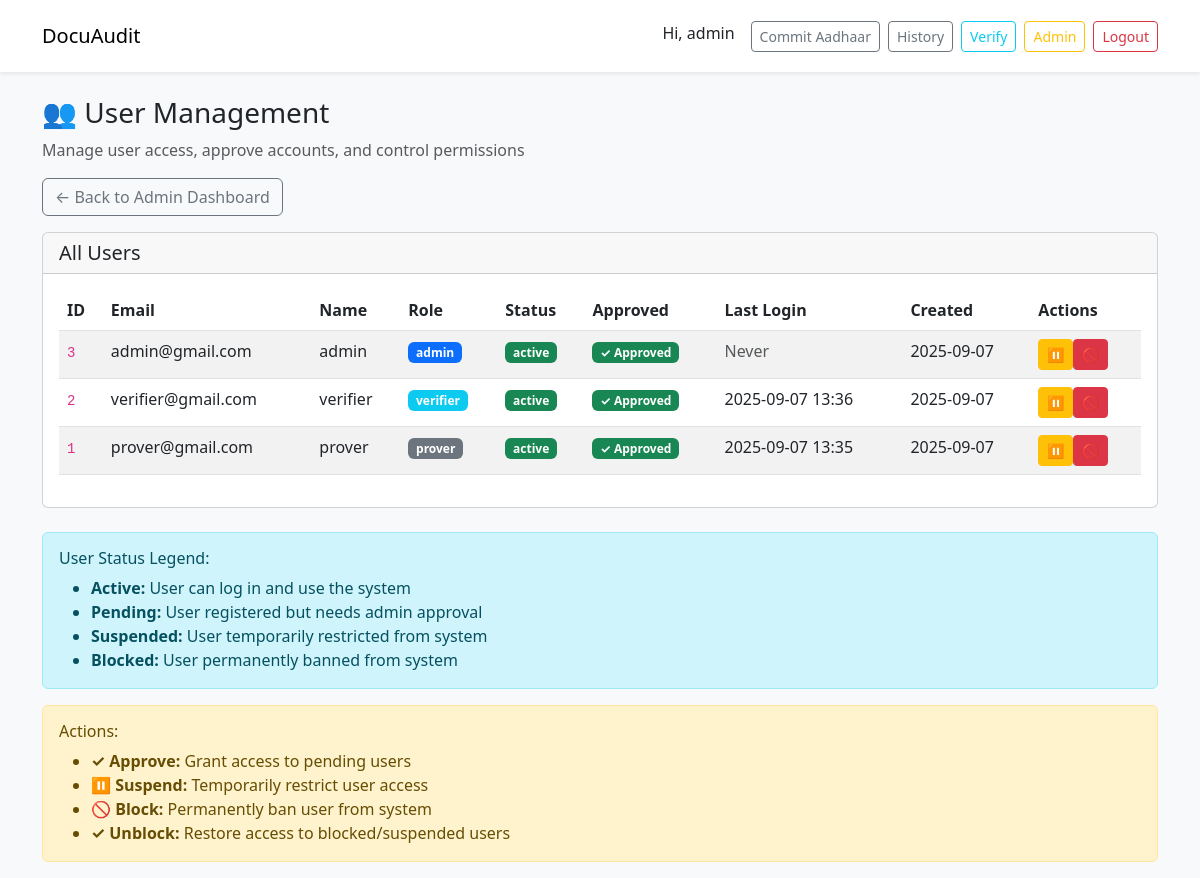
The app's page /admin/users (signed in) with its own data.
### app.py (models this page shows)
class User(UserMixin, db.Model):
    __tablename__ = "users"
    id = db.Column(db.Integer, primary_key=True)
    email = db.Column(db.String(255), unique=True, nullable=False)
    password_hash = db.Column(db.String(255), nullable=False)
    name = db.Column(db.String(255))
    role = db.Column(db.String(32), default="prover")  # prover, verifier, admin
    eth_address = db.Column(db.String(255), nullable=True)
    status = db.Column(db.String(32), default="active")  # active, pending, blocked, suspended
    is_approved = db.Column(db.Boolean, default=False)  # admin approval required
    last_login = db.Column(db.DateTime, nullable=True)
    created_at = db.Column(db.DateTime, default=datetime.utcnow)

### app.py (the view)
@app.route("/admin/users")
@login_required
def admin_users():
    if current_user.role != "admin":
        flash("Access denied. Admin role required.", "danger")
        return redirect(url_for("dashboard"))
    users = User.query.order_by(User.created_at.desc()).all()
    return render_template("admin_users.html", users=users)

### app.py (called while the page is built)
@login_manager.user_loader
def load_user(user_id):
    return User.query.get(int(user_id))

### templates/admin_users.html (shortened to what this page needs)
{% extends "base.html" %}
{% block body %}
<h3>👥 User Management</h3>
<p class="text-muted">Manage user access, approve accounts, and control permissions</p>
<div class="mb-3">
  <a href="{{ url_for('admin_dashboard') }}" class="btn btn-outline-secondary">← Back to Admin Dashboard</a>
</div>
<div class="card">
  <div class="card-header">
    <h5 class="mb-0">All Users</h5>
  </div>
  <div class="card-body">
    <div class="table-responsive">
      <table class="table table-striped">
        <thead>
          <tr>
            <th>ID</th>
            <th>Email</th>
            <th>Name</th>
            <th>Role</th>
            <th>Status</th>
            <th>Approved</th>
            <th>Last Login</th>
            <th>Created</th>
            <th>Actions</th>
          </tr>
        </thead>
        <tbody>
          {% for user in users %}
            <tr>
              <td><code>{{ user.id }}</code></td>
              <td>{{ user.email }}</td>
              <td>{{ user.name or 'N/A' }}</td>
              <td>
                <span class="badge bg-{{ 'primary' if user.role == 'admin' else 'info' if user.role == 'verifier' else 'secondary' }}">
                  {{ user.role }}
                </span>
              </td>
              <td>
                <span class="badge bg-{{ 'success' if user.status == 'active' else 'warning' if user.status == 'pending' else 'danger' }}">
                  {{ user.status }}
                </span>
              </td>
              <td>
                {% if user.is_approved %}
                  <span class="badge bg-success">✓ Approved</span>
                {% else %}
                  <span class="badge bg-warning">⏳ Pending</span>
                {% endif %}
              </td>
              <td>
                {% if user.last_login %}
                  {{ user.last_login.strftime('%Y-%m-%d %H:%M') }}
                {% else %}
                  <span class="text-muted">Never</span>
                {% endif %}
              </td>
              <td>{{ user.created_at.strftime('%Y-%m-%d') }}</td>
              <td>
                <div class="btn-group" role="group">
                  {% if user.status == 'active' %}
                    <form method="post" action="{{ url_for('admin_suspend_user', user_id=user.id) }}" class="d-inline">
                      <button type="submit" class="btn btn-sm btn-warning" title="Suspend User"
                              onclick="return confirm('Suspend this user?')">⏸</button>
                    </form>
                    <form method="post" action="{{ url_for('admin_block_user', user_id=user.id) }}" class="d-inline">
                      <button type="submit" class="btn btn-sm btn-danger" title="Block User"
                              onclick="return confirm('Block this user? This will prevent them from logging in.')">🚫</button>
                    </form>
                  {% elif user.status == 'blocked' %}
                    <form method="post" action="{{ url_for('admin_unblock_user', user_id=user.id) }}" class="d-inline">
                      <button type="submit" class="btn btn-sm btn-success" title="Unblock User">✓</button>
                    </form>
                  {% endif %}
                </div>
              </td>
            </tr>
          {% else %}
            <tr><td colspan="9" class="text-center">No users found</td></tr>
          {% endfor %}
        </tbody>
      </table>
    </div>
  </div>
</div>
<div class="mt-4">
  <div class="alert alert-info">
    <h6>User Status Legend:</h6>
    <ul class="mb-0">
      <li><strong>Active:</strong> User can log in and use the system</li>
      <li><strong>Pending:</strong> User registered but needs admin approval</li>
      <li><strong>Suspended:</strong> User temporarily restricted from system</li>
      <li><strong>Blocked:</strong> User permanently banned from system</li>
    </ul>
  </div>
  <div class="alert alert-warning">
    <h6>Actions:</h6>
    <ul class="mb-0">
      <li><strong>✓ Approve:</strong> Grant access to pending users</li>
      <li><strong>⏸ Suspend:</strong> Temporarily restrict user access</li>
      <li><strong>🚫 Block:</strong> Permanently ban user from system</li>
      <li><strong>✓ Unblock:</strong> Restore access to blocked/suspended users</li>
    </ul>
  </div>
</div>
{% endblock %}

### templates/base.html (shortened to what this page needs)
<!doctype html>
<html>
<head>
  <link href="https://cdn.jsdelivr.net/npm/bootstrap@5.3.0/dist/css/bootstrap.min.css" rel="stylesheet">
</head>
<body class="bg-light">
<nav class="navbar navbar-expand-lg navbar-light bg-white p-3 shadow-sm">
  <div class="container">
    <a class="navbar-brand" href="{{ url_for('dashboard') }}">DocuAudit</a>
    <div class="d-flex gap-2">
      {% if current_user.is_authenticated %}
        <span class="me-2">Hi, {{ current_user.name or current_user.email }}</span>
        {% if current_user.role in ['prover', 'admin'] %}
          <a class="btn btn-outline-secondary btn-sm" href="{{ url_for('aadhaar_upload') }}">Commit Aadhaar</a>
          <a class="btn btn-outline-secondary btn-sm" href="{{ url_for('aadhaar_history') }}">History</a>
        {% endif %}
        {% if current_user.role in ['verifier', 'admin'] %}
          <a class="btn btn-outline-info btn-sm" href="{{ url_for('verifier_dashboard') }}">Verify</a>
        {% endif %}
        {% if current_user.role == 'admin' %}
          <a class="btn btn-outline-warning btn-sm" href="{{ url_for('admin_dashboard') }}">Admin</a>
        {% endif %}
        <a class="btn btn-outline-danger btn-sm" href="{{ url_for('logout') }}">Logout</a>
      {% else %}
        <a class="btn btn-outline-primary btn-sm" href="{{ url_for('register') }}">Register</a>
        <a class="btn btn-primary btn-sm" href="{{ url_for('login') }}">Login</a>
      {% endif %}
    </div>
  </div>
</nav>
<div class="container mt-4">
  {% block body %}{% endblock %}
</div>
</body>
</html>

### records on screen
User: name "admin", id "3", email "admin@gmail.com", role "admin", status "active", is_approved "✓ Approved", shows "Never", created_at "2025-09-07"
User: id "2", email "verifier@gmail.com", name "verifier", role "verifier", status "active", is_approved "✓ Approved", last_login "2025-09-07 13:36", created_at "2025-09-07"
User: id "1", email "prover@gmail.com", name "prover", role "prover", status "active", is_approved "✓ Approved", last_login "2025-09-07 13:35", created_at "2025-09-07"
